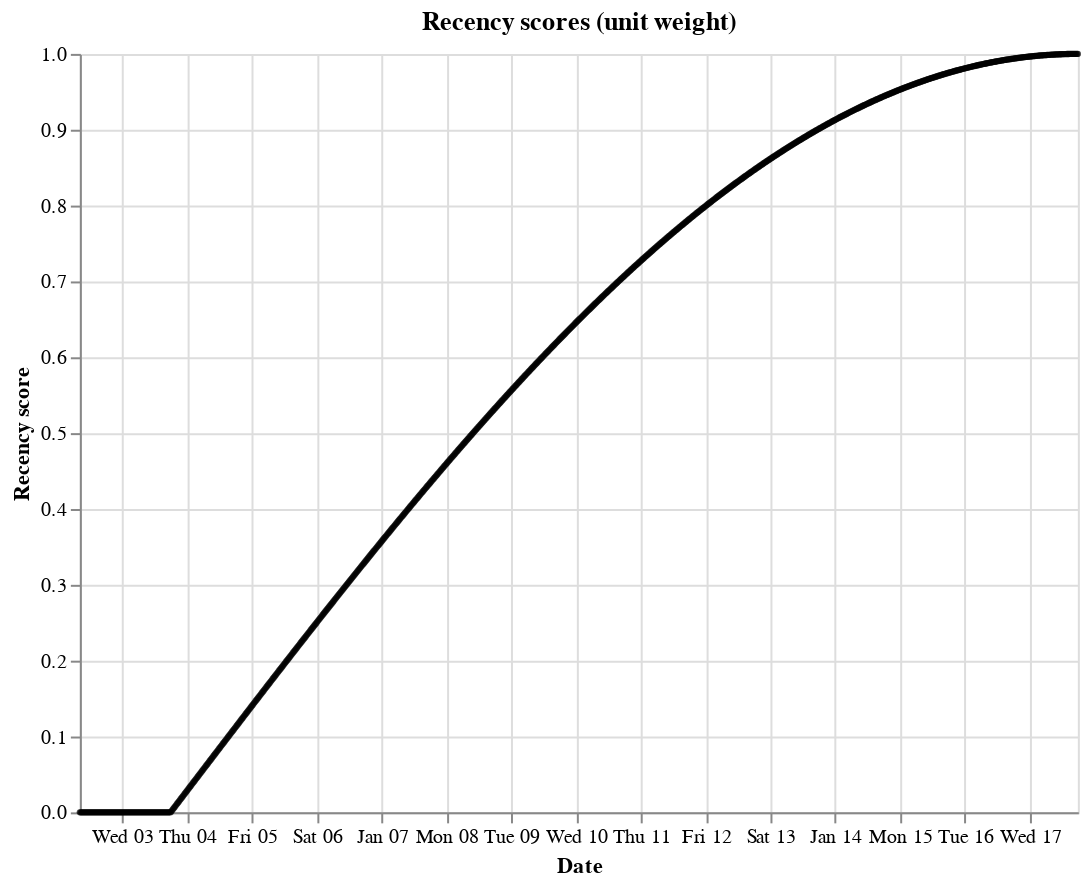

This figure's notebook cell:
### Markdown cell above
In order to grasp how recency work, we can plot the curve. It shows the recency score of objects based on their creation date

### Code cell
recency_plotter = RecencyPlotter(recency_space)
chart = recency_plotter.plot_recency_curve()
chart

### Figure 1 — Vega-Lite specification as saved in the notebook (floating-point values rounded to 4 significant figures; data arrays with more than 128 entries replaced by an {"elided": "..."} marker saying what was removed)
{"$schema": "https://vega.github.io/schema/vega-lite/v5.16.3.json", "config": {"view": {"continuousHeight": 300, "continuousWidth": 300}}, "data": {"name": "data-20d6cb17f2671c407ec4267d668b206c"}, "datasets": {"data-20d6cb17f2671c407ec4267d668b206c": {"elided": "1000 records"}}, "encoding": {"tooltip": [{"field": "date", "type": "temporal"}], "x": {"field": "date", "title": "Date", "type": "temporal"}, "y": {"field": "score", "title": "Recency score", "type": "quantitative"}}, "height": 380, "mark": {"color": "black", "filled": true, "size": 10, "type": "point"}, "title": "Recency scores (unit weight)", "width": 500}
